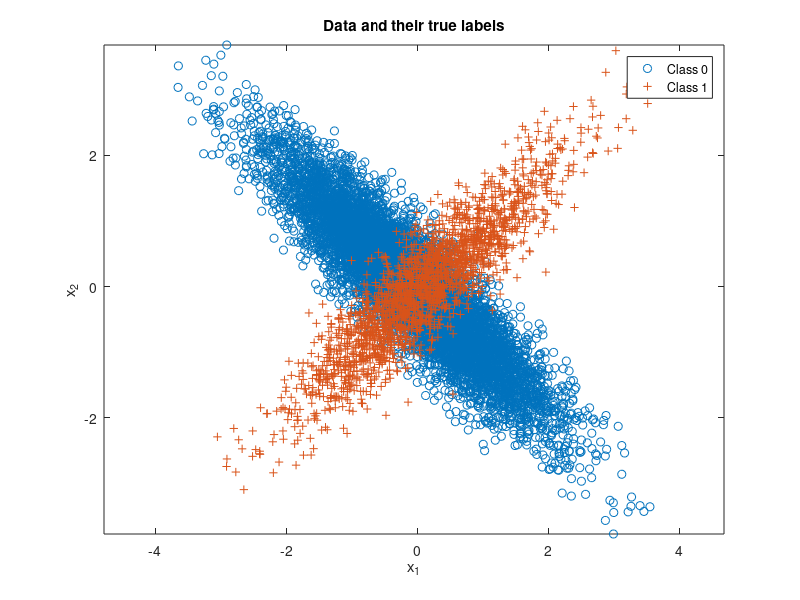

Source code (MATLAB): (Note: this script raises an error after producing the figure.)
clear all
close all

n = 2; % number of feature dimensions
N = 10000; % number of iid samples
mu(:,1) = [-0.1;0]; mu(:,2) = [0.1;0];
Sigma(:,:,1) = [1,-0.9;-0.9,1]; Sigma(:,:,2) = [1,0.9;0.9,1];
sigma(:,:,1) = [1,0;0,1]; sigma(:,:,2) = [1,0;0,1];
p = [0.8,0.2];
label = rand(1,N)>=p(1);
Nc = [length(find(label==0)),length(find(label==1))];
x = zeros(n,N);
for l = 0:1
 x(:,label==l) = mvnrnd(mu(:,l+1),Sigma(:,:,l+1),Nc(l+1))';
end
figure(2), clf,
plot(x(1,label==0),x(2,label==0),'o'), hold on,
plot(x(1,label==1),x(2,label==1),'+'), axis equal,
legend('Class 0','Class 1'),
title('Data and their true labels'),
xlabel('x_1'), ylabel('x_2'),
discriminantscore = log(gaussiancalc(x,mu(:,2),sigma(:,:,2)))-log(gaussiancalc(x,mu(:,1),sigma(:,:,1)));

for i = 1:10000
    gamma(i)= log(i-1);     
    decision = discriminantscore>=gamma(i);    
    ind00 = find(decision==0 & label==0);
    p00(i) = length(ind00)/Nc(1); % probability of true negative
    ind01 = find(decision==0 & label==1); 
    p01(i) = length(ind01)/Nc(2); % probability of false negative   
    ind10 = find(decision==1 & label==0); 
    p10(i) = length(ind10)/Nc(1); 
    ind11 = find(decision==1 & label==1);
    p11(i) = length(ind11)/Nc(2);
    perr(i) = ([p10(i),p01(i)]*Nc')/N;
end
k = max(p10);
j = max(p11);
[M,I] = min(perr(:))

figure(1), 
plot(x(1,ind00),x(2,ind00),'og'); hold on,
plot(x(1,ind10),x(2,ind10),'or'); hold on,
plot(x(1,ind01),x(2,ind01),'+r'); hold on,
plot(x(1,ind11),x(2,ind11),'+g'); hold off;
axis equal,

figure(3),
plot(p10,p11);hold on,
xlabel('False Positive');
ylabel('True Positive');
legend();
title('ROC curve');
plot(p10(I),p11(I),'*');hold off;
axis([0 1 0 1]),

function g = gaussiancalc(x,mu,Sigma)
[n,N] = size(x);
C = ((2*pi)^n * det(Sigma))^(-1/2); 
E = -0.5*sum((x-repmat(mu,1,N)).*(inv(Sigma)*(x-repmat(mu,1,N))),1);
g = C*exp(E);
end